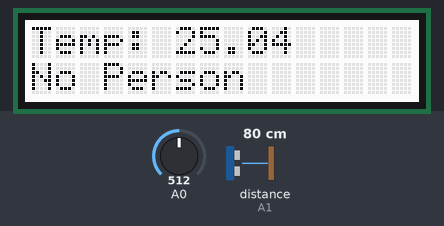
The sketch below on a simulated Arduino Uno, built with avr-gcc and run on an emulated ATmega328P. Shown: 16×2 character LCD. The inputs (shaded band) are chosen by the test bench; at power-on: distance to the obstacle (sensor on A1) 80 cm, A0 = 512. The echo pulse lasts 58.3 µs per cm.

Above: at 4.2 s.
4.3 s: distance to the obstacle (sensor on A1) set to 2 cm
At 5.1 s:
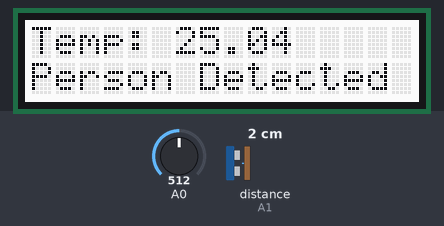
5.9 s: A0 set to 716
At 6.7 s:
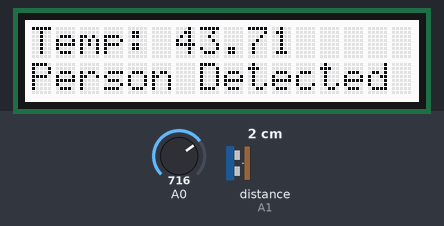
7.5 s: distance to the obstacle (sensor on A1) set to 35 cm
At 8.1 s:
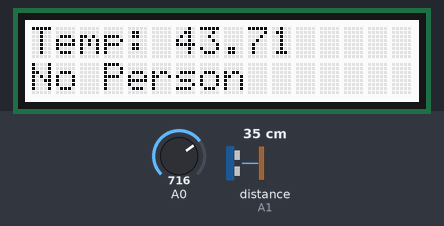
9.1 s: A0 set to 900
At 9.7 s:
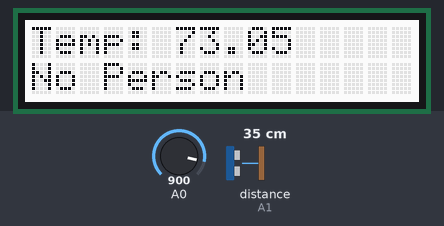
10.7 s: distance to the obstacle (sensor on A1) set to 4 cm
At 11.5 s:
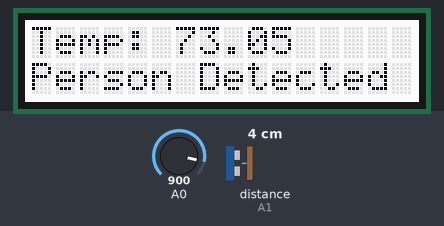
12.3 s: distance to the obstacle (sensor on A1) set to 60 cm
At 13.0 s:
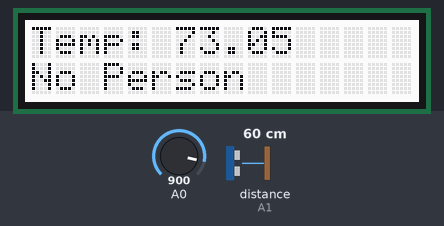
Timing chart, 0 to 14.9 s (numbered marks = the images above; inputs shaded):
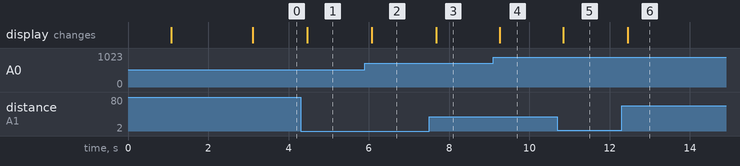

The sketch:

SecurityCODE.ino
```cpp
#include <NewPing.h>
#include <Wire.h>
#include <math.h>
#include "rgb_lcd.h"
rgb_lcd lcd;
NewPing S(A2, A1,20);  //Trigger, Echo

void setup()  {
    lcd.begin(16, 2);
    Serial.begin(9600);
    lcd.setRGB(255, 255, 255);

    lcd.setCursor(4, 0); lcd.print("Welcome to");
    delay(1000);
    lcd.setCursor(4, 1); lcd.print("SMART HOME");
    delay(2000);
}

void loop() {
    lcd.clear();
    int a = analogRead(A0);
    int DIST = S.ping_cm();
    float R = (1023.0/a-1.0)* 100000;
    float T = 1.0/(log((1023.0/a-1.0))/4275+1/298.15)-273.15;
    lcd.setCursor(0, 0); lcd.print("Temp: "); lcd.print(T);

    if(!DIST)
      lcd.setCursor(0, 1), lcd.print("No Person");
    else
      lcd.setCursor(0, 1), lcd.print("Person Detected");
    delay(200);
}
```

Measured:
- after the input at 4.3 s, the display: changes after 0.17 s (image 1)
- after the input at 5.9 s, the display: changes after 0.18 s (image 2)
- after the input at 7.5 s, the display: changes after 0.18 s (image 3)
- after the input at 9.1 s, the display: changes after 0.16 s (image 4)
- after the input at 10.7 s, the display: changes after 0.14 s (image 5)
- after the input at 12.3 s, the display: changes after 0.15 s (image 6)
